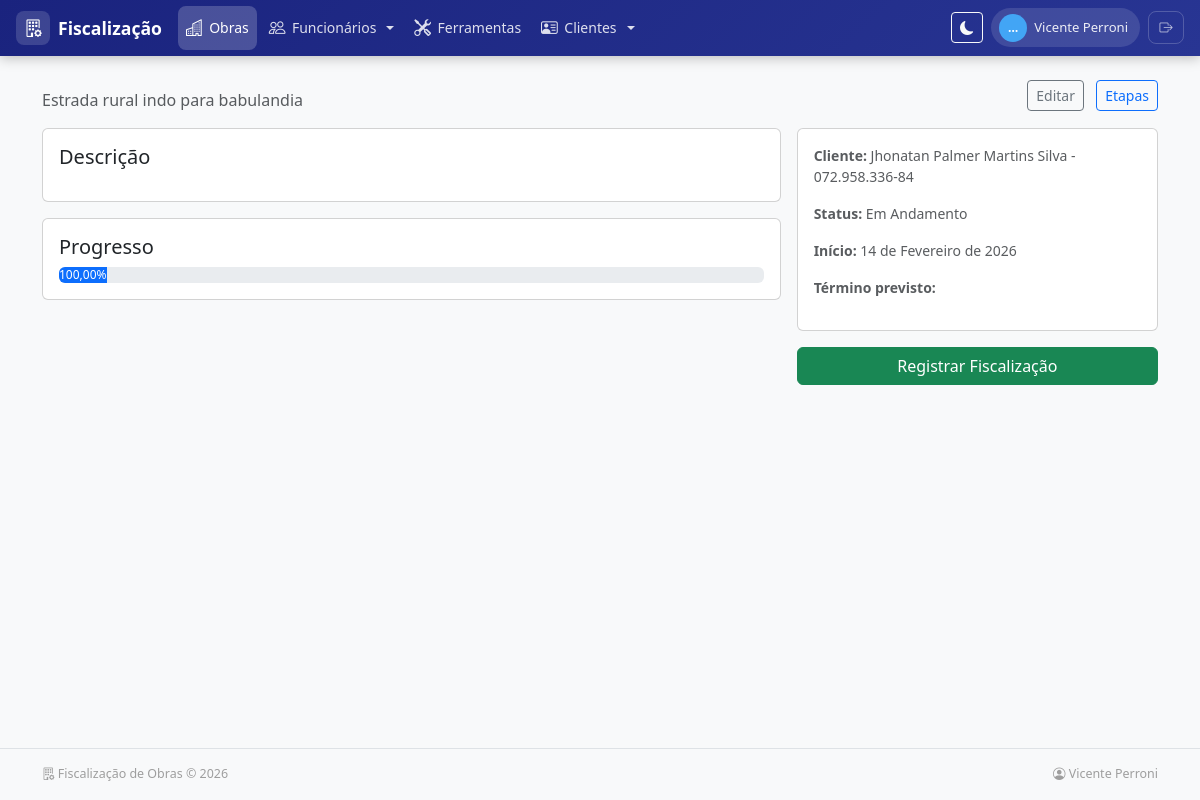
The page /obras/4/ (signed in) on the database its author committed.
### apps/obras/models.py (models this page shows, shortened)
class SoftDeleteModel(models.Model):
    deleted_at = models.DateTimeField(null=True, blank=True, db_index=True)
    objects = ActiveManager()
    all_objects = AllObjectsManager()
    class Meta:
        abstract = True

class Obra(SoftDeleteModel):
    nome = models.CharField(max_length=200, verbose_name="Nome da Obra")
    endereco = models.TextField(verbose_name="Endereço")
    cliente = models.ForeignKey(
        'clientes.Cliente',
        on_delete=models.SET_NULL,
        null=True,
        blank=True,
        verbose_name="Cliente"
    )
    data_inicio = models.DateField(verbose_name="Data de Início")
    data_previsao_termino = models.DateField(
        verbose_name="Previsão de Término",
        null=True,
        blank=True
    )
    STATUS_CHOICES = [
        ('planejamento', 'Planejamento'),
        ('em_andamento', 'Em Andamento'),
        ('pausada', 'Pausada'),
        ('concluida', 'Concluída'),
        ('cancelada', 'Cancelada'),
    ]
    status = models.CharField(
        max_length=20,
        choices=STATUS_CHOICES,
        default='planejamento',
        verbose_name="Status"
    )
    percentual_concluido = models.DecimalField(
        max_digits=5,
        decimal_places=2,
        default=Decimal('0.00'),
        validators=[MinValueValidator(0), MaxValueValidator(100)],
        verbose_name="Percentual Concluído (%)"
    )
    ativo = models.BooleanField(default=True, verbose_name="Ativo")
    created_at = models.DateTimeField(auto_now_add=True, verbose_name="Criado em")
    updated_at = models.DateTimeField(auto_now=True, verbose_name="Atualizado em")
    class Meta:
        verbose_name = "Obra"
        verbose_name_plural = "Obras"
        ordering = ['-created_at']

### apps/clientes/models.py (models this page shows)
class Cliente(models.Model):
    nome = models.CharField(max_length=200, verbose_name='Nome')
    cpf = models.CharField(
        max_length=14,
        unique=True,
        verbose_name='CPF',
        help_text='Somente números ou formatado (000.000.000-00)',
        validators=[RegexValidator(r'^\d{3}\.\d{3}\.\d{3}-\d{2}$|^\d{11}$', 'CPF inválido')]
    )
    endereco = models.TextField(verbose_name='Endereço', blank=True, null=True)
    data_nascimento = models.DateField(verbose_name='Data de Nascimento', blank=True, null=True)
    telefone = models.CharField(max_length=30, verbose_name='Telefone', blank=True, null=True)
    email = models.EmailField(verbose_name='E-mail', blank=True, null=True)
    ativo = models.BooleanField(default=True, verbose_name='Ativo')
    created_at = models.DateTimeField(auto_now_add=True, verbose_name='Criado em')
    updated_at = models.DateTimeField(auto_now=True, verbose_name='Atualizado em')
    class Meta:
        verbose_name = 'Cliente'
        verbose_name_plural = 'Clientes'
        ordering = ['nome']
    def __str__(self):
        return f"{self.nome} - {self.cpf}"

### apps/obras/views.py (the view, shortened to what this page needs)
# urls.py: path('<int:pk>/', views.obra_detail, name='obra_detail'),
@login_required
def obra_detail(request, pk):
    obra = get_object_or_404(Obra, pk=pk)
    data_str = request.GET.get('data')
    apontamentos_do_dia = None
    context = {
        'obra': obra,
        'title': f'Obra: {obra.nome}',
        'apontamentos_do_dia': apontamentos_do_dia,
        'apontamento_data': data_str or ''
    }
    return render(request, 'obras/obra_detail.html', context)

### apps/obras/context_processors.py (called while the page is built)
def recent_obras(request):
    try:
        obras = list(Obra.objects.filter(ativo=True).order_by('-created_at')[:6])
    except Exception:
        obras = []
    return {'recent_obras': obras}

### apps/obras/models.py (called while the page is built)
    def alive(self):
        return self.filter(deleted_at__isnull=True)

    def get_queryset(self):
        return super().get_queryset().alive()

### templates/obras/obra_detail.html (shortened to what this page needs)
{% extends 'base.html' %}
{% block content %}
  <div class="mb-3 d-flex justify-content-between align-items-start">
    <div>
      <p class="text-muted mb-0">{{ obra.endereco }}</p>
    </div>
    <div>
      <a href="{% url 'obras:obra_update' obra.pk %}" class="btn btn-outline-secondary btn-sm">Editar</a>
      <a href="{% url 'obras:obra_etapas' obra.pk %}" class="btn btn-outline-primary btn-sm ms-2">Etapas</a>
    </div>
  </div>
  <div class="row g-3">
    <div class="col-12 col-lg-8">
      <div class="card mb-3">
        <div class="card-body">
          <h5 class="card-title">Descrição</h5>
        </div>
      </div>
      <div class="card mb-3">
        <div class="card-body">
          <h5 class="card-title">Progresso</h5>
          <div class="progress">
            <div class="progress-bar" role="progressbar" style="width: {{ obra.percentual_concluido }}%;" aria-valuenow="{{ obra.percentual_concluido }}" aria-valuemin="0" aria-valuemax="100">{{ obra.percentual_concluido }}%</div>
          </div>
        </div>
      </div>
    </div>
    <aside class="col-12 col-lg-4">
      <div class="card mb-3">
        <div class="card-body small text-muted">
          <p><strong>Cliente:</strong> {{ obra.cliente }}</p>
          <p><strong>Status:</strong> {{ obra.get_status_display }}</p>
          <p><strong>Início:</strong> {{ obra.data_inicio }}</p>
          <p><strong>Término previsto:</strong> {{ obra.data_termino_previsto }}</p>
        </div>
      </div>
      <a href="{% url 'fiscalizacao:fiscalizacao_create' %}?obra={{ obra.pk }}" class="btn btn-success w-100 mb-2">Registrar Fiscalização</a>
    </aside>
  </div>
{% endblock %}

### templates/base.html (shortened to what this page needs)
<!doctype html>
<html lang="pt-br">
  <head>
    <link href="https://cdn.jsdelivr.net/npm/bootstrap@5.3.2/dist/css/bootstrap.min.css" rel="stylesheet">
    <link rel="stylesheet" href="https://cdn.jsdelivr.net/npm/bootstrap-icons@1.11.3/font/bootstrap-icons.min.css">
  </head>
  <body class="bg-light" {% if user.is_authenticated %}data-server-theme="{{ request.user.profile.theme_preference }}" data-server-variant="{{ request.user.profile.theme_variant }}"{% endif %}>
    {% url 'login' as login_url %}
    <nav class="main-navbar navbar navbar-expand-lg d-none d-lg-flex">
      <div class="container-fluid px-3">
        <a class="navbar-brand-custom me-3" href="{% if user.is_authenticated %}{% url 'home' %}{% else %}/{% endif %}">
          <span class="brand-icon"><i class="bi bi-building-gear"></i></span>
          <span>Fiscalização</span>
        </a>
        {% if user.is_authenticated %}
        <ul class="navbar-nav me-auto gap-1">
          {% if nav_perms.obras %}
          <li class="nav-item">
            <a class="nav-link" href="{% url 'obras:obra_list' %}">
              <i class="bi bi-buildings"></i> Obras
            </a>
          </li>
          {% endif %}
          {% if nav_perms.funcionarios %}
          <li class="nav-item dropdown">
            <a class="nav-link dropdown-toggle" href="#" role="button" data-bs-toggle="dropdown" aria-expanded="false">
              <i class="bi bi-people"></i> Funcionários
            </a>
          </li>
          {% endif %}
          {% if nav_perms.ferramentas %}
          <li class="nav-item">
            <a class="nav-link" href="/ferramentas/">
              <i class="bi bi-tools"></i> Ferramentas
            </a>
          </li>
          {% endif %}
          {% if nav_perms.clientes %}
          <li class="nav-item dropdown">
            <a class="nav-link dropdown-toggle" href="#" role="button" data-bs-toggle="dropdown" aria-expanded="false">
              <i class="bi bi-person-vcard"></i> Clientes
            </a>
          </li>
          {% endif %}
        </ul>
        <div class="d-flex align-items-center gap-2">
          <button id="themeToggle" type="button" class="btn btn-sm btn-outline-light" title="Alternar tema (claro/escuro)">
            <i id="themeToggleIcon" class="bi bi-moon-fill"></i>
          </button>
          <div class="user-pill">
            <span class="user-avatar">{{ user.first_name|default:user.username|truncatechars:1|upper }}</span>
            {{ user.get_full_name|default:user.username }}
          </div>
          <form method="post" action="{% url 'logout' %}" class="d-inline">
            <button type="submit" class="btn-logout" title="Sair">
              <i class="bi bi-box-arrow-right"></i>
            </button>
          </form>
        </div>
        {% endif %}
      </div>
    </nav>
    <main class="container my-4">
      {% block content %}{% endblock %}
    </main>
    <footer class="main-footer">
      <div class="container d-flex flex-wrap justify-content-between align-items-center">
        <span><i class="bi bi-building-gear"></i> Fiscalização de Obras &copy; {% now "Y" %}</span>
        {% if user.is_authenticated %}
        <span><i class="bi bi-person-circle"></i> {{ user.get_full_name|default:user.username }}</span>
        {% endif %}
      </div>
    </footer>
  </body>
</html>

### templates/base.html (style rules this page uses)
:root { --nav-gradient-start: #1a237e; --nav-gradient-end: #283593; --nav-hover: rgba(255,255,255,.12); --nav-active: rgba(255,255,255,.2); --accent: #42a5f5; }
.main-navbar { background: linear-gradient(135deg, var(--nav-gradient-start), var(--nav-gradient-end)); box-shadow: 0 2px 12px rgba(0,0,0,.25); padding: .35rem 0; }
.main-navbar .nav-link { color: rgba(255,255,255,.85); padding: .6rem .9rem; border-radius: .5rem; font-size: .875rem; font-weight: 500; transition: all .2s; display: flex; align-items: center; gap: .4rem; }
.main-navbar .nav-link.active, .main-navbar .nav-link-active { color: #fff; background: var(--nav-active); }
.main-navbar .nav-link .bi { font-size: 1.05rem; }
.navbar-brand-custom { color: #fff !important; font-weight: 700; font-size: 1.1rem; display: flex; align-items: center; gap: .5rem; text-decoration: none; padding: .3rem 0; }
.navbar-brand-custom .brand-icon { background: rgba(255,255,255,.15); border-radius: .5rem; width: 34px; height: 34px; display: flex; align-items: center; justify-content: center; font-size: 1.1rem; }
.user-pill { background: rgba(255,255,255,.12); border-radius: 2rem; padding: .35rem .75rem .35rem .5rem; display: flex; align-items: center; gap: .45rem; color: rgba(255,255,255,.9); font-size: .82rem; font-weight: 500; white-space: nowrap; }
.user-avatar { width: 28px; height: 28px; border-radius: 50%; background: var(--accent); display: flex; align-items: center; justify-content: center; font-weight: 700; font-size: .75rem; color: #fff; }
.btn-logout { color: rgba(255,255,255,.7); border: 1px solid rgba(255,255,255,.2); border-radius: .5rem; padding: .35rem .65rem; font-size: .82rem; text-decoration: none; background: transparent; transition: all .2s; display: flex; align-items: center; gap: .3rem; }
.main-footer { border-top: 1px solid #dee2e6; padding: 1rem 0; margin-top: 2rem; font-size: .78rem; color: #9e9e9e; }
body { min-height: 100vh; display: flex; flex-direction: column; }
main { flex: 1; }

### rows shown on the page
Obra: endereco "Estrada rural indo para babulandia", percentual_concluido "100,00", cliente "Jhonatan Palmer Martins Silva - 072.958.336-84", status "Em Andamento", data_inicio "14 de Fevereiro de 2026"

### other values the page prints
{{ user.first_name|default:user.username|truncatechars:1|upper }} "…"
{{ user.get_full_name|default:user.username }} "Vicente Perroni"
